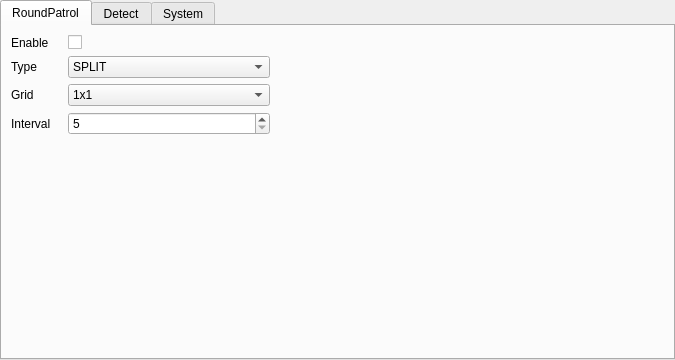
<?xml version="1.0" encoding="UTF-8"?>
<ui version="4.0">
 <class>SettingPageSystem</class>
 <widget class="QWidget" name="SettingPageSystem">
  <property name="geometry">
   <rect>
    <x>0</x>
    <y>0</y>
    <width>675</width>
    <height>360</height>
   </rect>
  </property>
  <property name="windowTitle">
   <string>Form</string>
  </property>
  <property name="styleSheet">
   <string notr="true"/>
  </property>
  <layout class="QGridLayout" name="gridLayout_2" columnstretch="0">
   <property name="leftMargin">
    <number>0</number>
   </property>
   <property name="topMargin">
    <number>0</number>
   </property>
   <property name="rightMargin">
    <number>0</number>
   </property>
   <property name="bottomMargin">
    <number>0</number>
   </property>
   <item row="1" column="0">
    <widget class="QTabWidget" name="tabWidget">
     <property name="styleSheet">
      <string notr="true"/>
     </property>
     <property name="currentIndex">
      <number>0</number>
     </property>
     <widget class="QWidget" name="tabRoundPatral">
      <attribute name="title">
       <string>RoundPatrol</string>
      </attribute>
      <layout class="QGridLayout" name="gridLayout_5" columnstretch="2,3">
       <item row="0" column="0">
        <layout class="QGridLayout" name="gridLayout_4" columnstretch="1,4">
         <item row="0" column="0">
          <widget class="QLabel" name="label_2">
           <property name="text">
            <string>Enable</string>
           </property>
          </widget>
         </item>
         <item row="1" column="1">
          <widget class="QComboBox" name="comboBoxRPType">
           <item>
            <property name="text">
             <string>SPLIT</string>
            </property>
           </item>
           <item>
            <property name="text">
             <string>CHANNELS</string>
            </property>
           </item>
           <item>
            <property name="text">
             <string>BOTH</string>
            </property>
           </item>
          </widget>
         </item>
         <item row="1" column="0">
          <widget class="QLabel" name="label_3">
           <property name="text">
            <string>Type</string>
           </property>
          </widget>
         </item>
         <item row="3" column="0">
          <widget class="QLabel" name="label_4">
           <property name="text">
            <string>Interval</string>
           </property>
          </widget>
         </item>
         <item row="3" column="1">
          <widget class="QSpinBox" name="spinBox">
           <property name="minimum">
            <number>5</number>
           </property>
           <property name="maximum">
            <number>120</number>
           </property>
          </widget>
         </item>
         <item row="0" column="1">
          <widget class="QCheckBox" name="checkBoxRPEnable">
           <property name="text">
            <string/>
           </property>
          </widget>
         </item>
         <item row="2" column="0">
          <widget class="QLabel" name="label_5">
           <property name="text">
            <string>Grid</string>
           </property>
          </widget>
         </item>
         <item row="2" column="1">
          <widget class="QComboBox" name="comboBoxSplit">
           <item>
            <property name="text">
             <string>1x1</string>
            </property>
            <property name="icon">
             <iconset resource="../../res/src.qrc">
              <normaloff>:/img/1x1.png</normaloff>:/img/1x1.png</iconset>
            </property>
           </item>
           <item>
            <property name="text">
             <string>2x2</string>
            </property>
            <property name="icon">
             <iconset resource="../../res/src.qrc">
              <normaloff>:/img/2x2.png</normaloff>:/img/2x2.png</iconset>
            </property>
           </item>
           <item>
            <property name="text">
             <string>1+7</string>
            </property>
            <property name="icon">
             <iconset resource="../../res/src.qrc">
              <normaloff>:/img/1+7.png</normaloff>:/img/1+7.png</iconset>
            </property>
           </item>
           <item>
            <property name="text">
             <string>4x4</string>
            </property>
            <property name="icon">
             <iconset resource="../../res/src.qrc">
              <normaloff>:/img/4x4.png</normaloff>:/img/4x4.png</iconset>
            </property>
           </item>
          </widget>
         </item>
        </layout>
       </item>
       <item row="1" column="0">
        <spacer name="verticalSpacer_2">
         <property name="orientation">
          <enum>Qt::Vertical</enum>
         </property>
         <property name="sizeHint" stdset="0">
          <size>
           <width>20</width>
           <height>241</height>
          </size>
         </property>
        </spacer>
       </item>
       <item row="1" column="1">
        <widget class="QWidget" name="widget_2" native="true"/>
       </item>
      </layout>
     </widget>
     <widget class="QWidget" name="tabDetect">
      <attribute name="title">
       <string>Detect</string>
      </attribute>
      <layout class="QGridLayout" name="gridLayout_3" rowstretch="0,0" columnstretch="2,3">
       <item row="0" column="0">
        <layout class="QGridLayout" name="gridLayout" columnstretch="1,4">
         <item row="0" column="1">
          <widget class="QCheckBox" name="checkBoxDetectEnable">
           <property name="text">
            <string/>
           </property>
          </widget>
         </item>
         <item row="0" column="0">
          <widget class="QLabel" name="label">
           <property name="text">
            <string>Enable</string>
           </property>
          </widget>
         </item>
        </layout>
       </item>
       <item row="1" column="0">
        <spacer name="verticalSpacer">
         <property name="orientation">
          <enum>Qt::Vertical</enum>
         </property>
         <property name="sizeHint" stdset="0">
          <size>
           <width>20</width>
           <height>293</height>
          </size>
         </property>
        </spacer>
       </item>
       <item row="1" column="1">
        <widget class="QWidget" name="widget" native="true"/>
       </item>
      </layout>
     </widget>
     <widget class="QWidget" name="tabSystem">
      <attribute name="title">
       <string>System</string>
      </attribute>
     </widget>
    </widget>
   </item>
  </layout>
 </widget>
 <resources>
  <include location="../../res/src.qrc"/>
 </resources>
 <connections/>
</ui>
